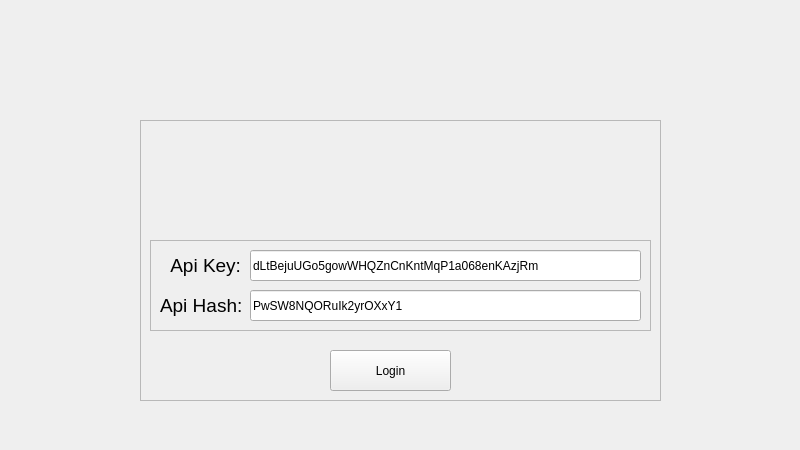
<?xml version="1.0" encoding="UTF-8"?>
<ui version="4.0">
 <class>MainWindow</class>
 <widget class="QMainWindow" name="MainWindow">
  <property name="geometry">
   <rect>
    <x>0</x>
    <y>0</y>
    <width>800</width>
    <height>450</height>
   </rect>
  </property>
  <property name="sizePolicy">
   <sizepolicy hsizetype="Fixed" vsizetype="Fixed">
    <horstretch>0</horstretch>
    <verstretch>0</verstretch>
   </sizepolicy>
  </property>
  <property name="minimumSize">
   <size>
    <width>800</width>
    <height>450</height>
   </size>
  </property>
  <property name="maximumSize">
   <size>
    <width>50000</width>
    <height>5000</height>
   </size>
  </property>
  <property name="windowTitle">
   <string>F8Tool</string>
  </property>
  <property name="windowIcon">
   <iconset resource="F8Tool.qrc">
    <normaloff>:/resources/images/icon.ico</normaloff>:/resources/images/icon.ico</iconset>
  </property>
  <property name="documentMode">
   <bool>false</bool>
  </property>
  <widget class="QWidget" name="centralWidget">
   <widget class="QWidget" name="widget" native="true">
    <property name="geometry">
     <rect>
      <x>180</x>
      <y>0</y>
      <width>421</width>
      <height>121</height>
     </rect>
    </property>
    <property name="styleSheet">
     <string notr="true">image: url(:/resources/images/f8filter.png);</string>
    </property>
   </widget>
   <widget class="QFrame" name="frame">
    <property name="geometry">
     <rect>
      <x>140</x>
      <y>120</y>
      <width>521</width>
      <height>281</height>
     </rect>
    </property>
    <property name="frameShape">
     <enum>QFrame::StyledPanel</enum>
    </property>
    <property name="frameShadow">
     <enum>QFrame::Raised</enum>
    </property>
    <widget class="QWidget" name="widget_2" native="true">
     <property name="geometry">
      <rect>
       <x>200</x>
       <y>10</y>
       <width>111</width>
       <height>101</height>
      </rect>
     </property>
     <property name="styleSheet">
      <string notr="true">image: url(:/resources/images/signin.png);</string>
     </property>
    </widget>
    <widget class="QFrame" name="frame_2">
     <property name="geometry">
      <rect>
       <x>10</x>
       <y>120</y>
       <width>501</width>
       <height>91</height>
      </rect>
     </property>
     <property name="frameShape">
      <enum>QFrame::StyledPanel</enum>
     </property>
     <property name="frameShadow">
      <enum>QFrame::Raised</enum>
     </property>
     <widget class="QLabel" name="label">
      <property name="geometry">
       <rect>
        <x>20</x>
        <y>10</y>
        <width>71</width>
        <height>31</height>
       </rect>
      </property>
      <property name="text">
       <string>&lt;html&gt;&lt;head/&gt;&lt;body&gt;&lt;p align=&quot;right&quot;&gt;&lt;span style=&quot; font-size:14pt;&quot;&gt;Api Key:&lt;/span&gt;&lt;/p&gt;&lt;/body&gt;&lt;/html&gt;</string>
      </property>
     </widget>
     <widget class="QLineEdit" name="login_api_key">
      <property name="geometry">
       <rect>
        <x>100</x>
        <y>10</y>
        <width>391</width>
        <height>31</height>
       </rect>
      </property>
      <property name="text">
       <string>dLtBejuUGo5gowWHQZnCnKntMqP1a068enKAzjRm</string>
      </property>
     </widget>
     <widget class="QLineEdit" name="login_api_hash">
      <property name="geometry">
       <rect>
        <x>100</x>
        <y>50</y>
        <width>391</width>
        <height>31</height>
       </rect>
      </property>
      <property name="text">
       <string>PwSW8NQORuIk2yrOXxY1</string>
      </property>
     </widget>
     <widget class="QLabel" name="label_2">
      <property name="geometry">
       <rect>
        <x>10</x>
        <y>50</y>
        <width>81</width>
        <height>31</height>
       </rect>
      </property>
      <property name="text">
       <string>&lt;html&gt;&lt;head/&gt;&lt;body&gt;&lt;p align=&quot;right&quot;&gt;&lt;span style=&quot; font-size:14pt;&quot;&gt;Api Hash:&lt;/span&gt;&lt;/p&gt;&lt;/body&gt;&lt;/html&gt;</string>
      </property>
     </widget>
    </widget>
    <widget class="QPushButton" name="login_submit">
     <property name="geometry">
      <rect>
       <x>190</x>
       <y>230</y>
       <width>121</width>
       <height>41</height>
      </rect>
     </property>
     <property name="text">
      <string>Login</string>
     </property>
    </widget>
   </widget>
  </widget>
  <widget class="QMenuBar" name="menuBar">
   <property name="geometry">
    <rect>
     <x>0</x>
     <y>0</y>
     <width>800</width>
     <height>21</height>
    </rect>
   </property>
  </widget>
  <widget class="QStatusBar" name="statusBar">
   <property name="sizeGripEnabled">
    <bool>false</bool>
   </property>
  </widget>
 </widget>
 <layoutdefault spacing="6" margin="11"/>
 <resources>
  <include location="F8Tool.qrc"/>
 </resources>
 <connections/>
</ui>
